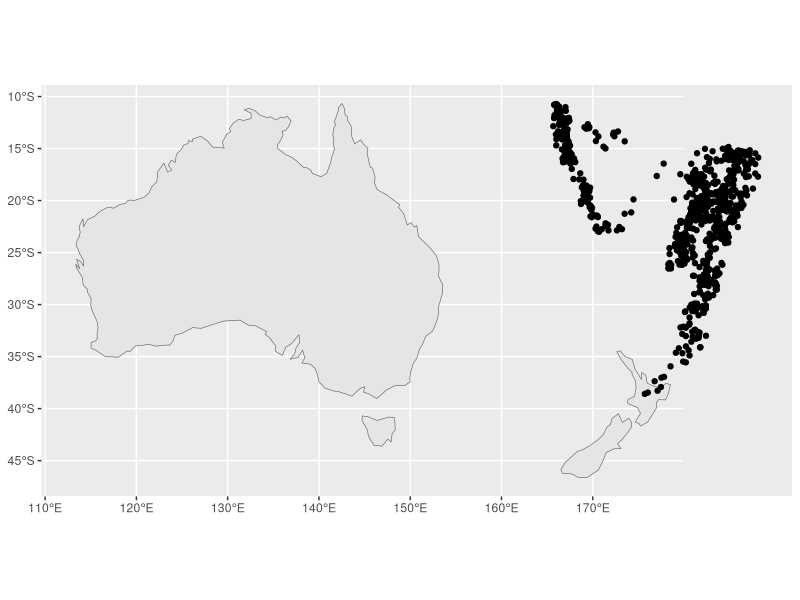

Write the R code that produced this figure.
library(tidyverse)
library(rnaturalearthdata)
library(sf)

oceania_sf <- countries110 %>% 
  st_as_sf() %>% 
  filter(name %in% c("Australia", "New Zealand"))

quakes_4326 <- quakes %>% 
  st_as_sf(coords = c("long", "lat"),
           crs = 4326)

ggplot() +
  geom_sf(data = oceania_sf) +
  geom_sf(data = quakes_4326)
